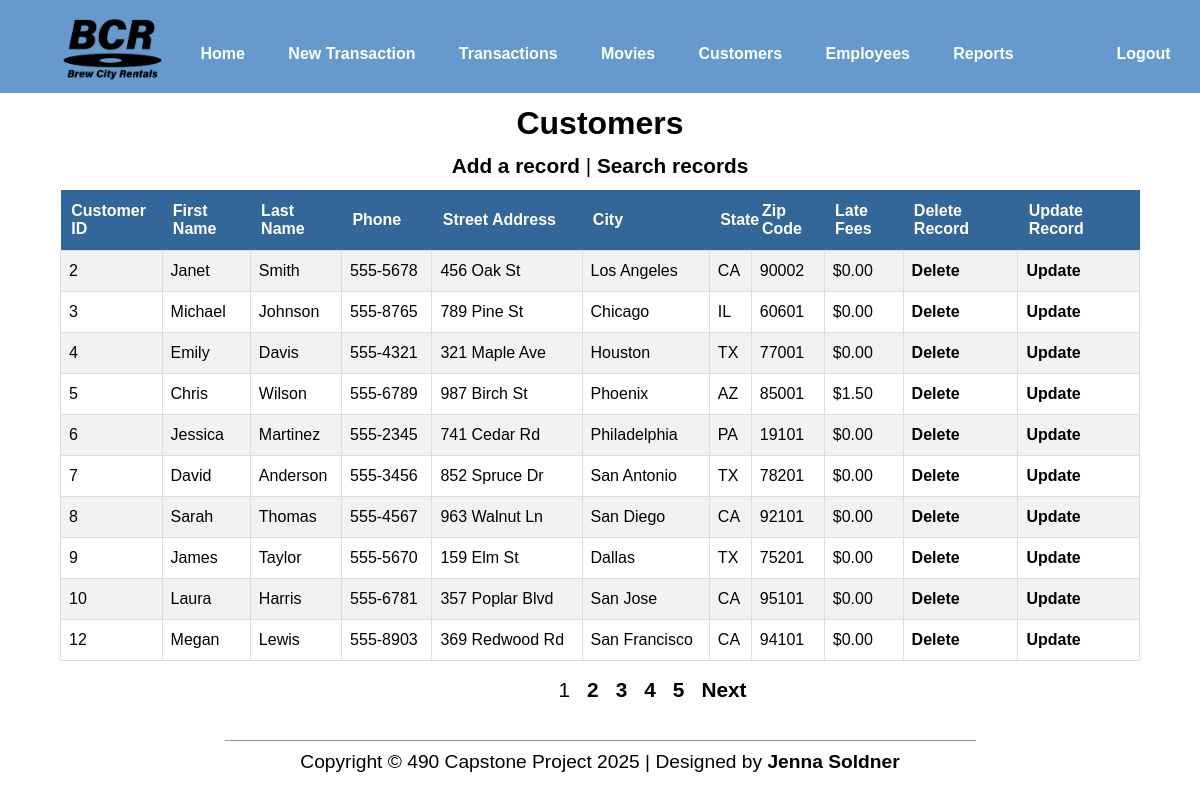
/htdocs/customers/index.php (signed in), run on the app's committed database.
### tables this page shows
CREATE TABLE `Customers` (
  `CustID` int NOT NULL,
  `FirstName` varchar(100) NOT NULL,
  `LastName` varchar(100) NOT NULL,
  `Phone` varchar(25) NOT NULL,
  `Email` varchar(250) NOT NULL,
  `StreetAdr` varchar(100) NOT NULL,
  `City` varchar(100) NOT NULL,
  `State` varchar(2) NOT NULL,
  `Zip` int NOT NULL,
  `LateFees` decimal(10,2) NOT NULL DEFAULT '0.00',
  `password` varchar(20) DEFAULT 'password'
);

### htdocs/customers/index.php (the view, shortened to what this page needs)
<?php
include ('../includes/header.php');
if (!isset($_SESSION['empid'])){
    echo("<h2>You are not logged in.</h2>
        <form action='login.php''>
            <input type='submit' name='submit' value='Login'/>
        </form>
    <p><br /><br /></p>");
    include ('../includes/footer.php');
	exit();
}else{
	require_once ('../../mysqli_connect.php');
	echo ("<center>");
	echo ("<h1 class='pagetitle'>Customers</h1>");
	echo ("<p id='searchUpdate'><a href=add.php id='add'>Add a record</a> | <a href=searchform.php id='search'>Search records</a></p>");
	$display = 10;
	if(isset($_GET['p'])&&is_numeric($_GET['p'])){
		$pages = $_GET['p'];
	}else{
        $query = "SELECT COUNT(CustID) FROM Customers";
		$result = @mysqli_query ($dbc, $query);
		$row = @mysqli_fetch_array($result, MYSQLI_NUM);
		$records = $row[0];
		if($records > $display){
			$pages = ceil($records/$display);
		}else{
			$pages = 1;
		}
	}
	if(isset($_GET['s'])&&is_numeric($_GET['s'])){
		$start = $_GET['s'];
	}else{
		$start = 0;
	}
    $query = "SELECT * FROM Customers LIMIT $start, $display";
	$result = @mysqli_query ($dbc, $query);
	echo "<table id='allTables'><tr>
    <th>Customer ID</th><th>First Name</th><th>Last Name</th><th>Phone</th><th>Street Address</th><th>City</th><th>State</th><th>Zip Code</th><th>Late Fees</th><th>Delete Record</th><th>Update Record</th></tr>";
    while ($row = mysqli_fetch_array($result, MYSQLI_ASSOC)) {
        echo "<tr><td>" . $row['CustID'] . "</td>";
        echo "<td>" . $row['FirstName'] . "</td>";
        echo "<td>" . $row['LastName'] . "</td>";
        echo "<td>" . $row['Phone'] . "</td>";
        echo "<td>" . $row['StreetAdr'] . "</td>";
        echo "<td>" . $row['City'] . "</td>";
        echo "<td>" . $row['State'] . "</td>";
        echo "<td>" . $row['Zip'] . "</td>";
        echo "<td>$" . $row['LateFees'] . "</td>";
		echo "<td><a href='delete.php?id=" . urlencode($row['CustID']) .
		"&fname=" . urlencode($row['FirstName']) .
		"&lname=" . urlencode($row['LastName']) . "'>Delete</a></td>";
		echo "<td><a href='updateform.php?id=" . $row['CustID'] . "&fname=" . urlencode($row['FirstName']) . "&lname=" . urlencode($row['LastName']) . "&phone=" . urlencode($row['Phone']) . "&street=" . urlencode($row['StreetAdr']) . "&city=" . urlencode($row['City']) . "&state=" . urlencode($row['State']) . "&zip=" . urlencode($row['Zip']) . "'>Update</a></td></tr>";
    }
    echo "</table>";
	if($pages>1){
		echo '<br/>
		<div style="width:90%; margin-left:auto; margin-left:auto;">
		<table id="paging"><tr>';
		$current_page = ($start/$display) + 1;
		for($i = 1; $i <= $pages; $i++){
			if($i != $current_page){
				echo '<td><a href="index.php?s='. (($display*($i-1))). '&p=' . $pages .'"> ' . $i . ' </a></td>';
			}else{
				echo '<td>'. $i. '</td>';
			}
		}
		if($current_page != $pages){
			echo '<td><a href="index.php?s=' .($start + $display). '&p='. $pages. '"> Next </a></td>';
		}
		echo '</tr></table></div>';
	}
	include ('../includes/footer.php');
}
?>

### htdocs/includes/header.php (shortened to what this page needs)
<html>
<body><center>
		<Table id="nav" width="100%" cellpadding="10"><tr><td align="right">
		<?
if (!isset($_SESSION['empid']) && !isset($_SESSION['email'])){
			echo ("
			<ul><a href='../Home/index.php'><img src='../includes/logo.png' id='logo' alt='logo'/></a>
			<li><a href='../Home/index.php'>Home</a></li>
			<li style='float:right'><a id='loginLogout' href='../Home/logincustomer.php'>Customer Login</a></li>
			<li style='float:right'><a id='loginLogout' href='../Home/login.php'>Employee Login</a></li>
			</ul>");
		}
		else {
			$empID = $_SESSION['empid'];
			require_once ('../../mysqli_connect.php');
			$query = "SELECT IsManager FROM Users WHERE EmpID = $empID";
			$result = @mysqli_query($dbc, $query);
			$user = @mysqli_fetch_array($result, MYSQLI_ASSOC);
			echo ("
					<ul><a href='../Home/index.php'><img src='../includes/logo.png' id='logo' alt='logo'/></a>
					<li><a href='../Home/index.php'>Home</a></li>
					<li><a href='../transactions/add.php'>New Transaction</a></li>
					<li><a href='../transactions/index.php'>Transactions</a></li>
					<li><a href='../movies/index.php'>Movies</a></li>
					<li><a href='../customers/index.php'>Customers</a></li>");
			if (!$user || $user['IsManager'] == 1) {
				echo("
				<li><a href='../employees/index.php'>Employees</a></li>
				<li><a href='../reports/index.php'>Reports</a></li>")	;
			}
			echo("
			<li style='float:right'><a id='loginLogout' href=../Home/logout.php>Logout</a></li>
			</ul>");
		}
		?>
		<p></td></tr></table>

### htdocs/includes/footer.php (shortened to what this page needs)
<div id="footer">
		<p>Copyright &copy; 490 Capstone Project 2025 | Designed by <a href="https://jsoldner.soisweb.uwm.edu/">Jenna Soldner</a></p>
	</div>
</body>
</html>

### data on the page
customers: CustID "2", FirstName "Janet", LastName "Smith", Phone "555-5678", StreetAdr "456 Oak St", City "Los Angeles", State "CA", Zip "90002", LateFees "0.00"
customers: CustID "3", FirstName "Michael", LastName "Johnson", Phone "555-8765", StreetAdr "789 Pine St", City "Chicago", State "IL", Zip "60601", LateFees "0.00"
customers: CustID "4", FirstName "Emily", LastName "Davis", Phone "555-4321", StreetAdr "321 Maple Ave", City "Houston", State "TX", Zip "77001", LateFees "0.00"
customers: CustID "5", FirstName "Chris", LastName "Wilson", Phone "555-6789", StreetAdr "987 Birch St", City "Phoenix", State "AZ", Zip "85001", LateFees "1.50"
customers: CustID "6", FirstName "Jessica", LastName "Martinez", Phone "555-2345", StreetAdr "741 Cedar Rd", City "Philadelphia", State "PA", Zip "19101", LateFees "0.00"
customers: CustID "7", FirstName "David", LastName "Anderson", Phone "555-3456", StreetAdr "852 Spruce Dr", City "San Antonio", State "TX", Zip "78201", LateFees "0.00"
customers: CustID "8", FirstName "Sarah", LastName "Thomas", Phone "555-4567", StreetAdr "963 Walnut Ln", City "San Diego", State "CA", Zip "92101", LateFees "0.00"
customers: CustID "9", FirstName "James", LastName "Taylor", Phone "555-5670", StreetAdr "159 Elm St", City "Dallas", State "TX", Zip "75201", LateFees "0.00"
customers: CustID "10", FirstName "Laura", LastName "Harris", Phone "555-6781", StreetAdr "357 Poplar Blvd", City "San Jose", State "CA", Zip "95101", LateFees "0.00"
customers: CustID "12", FirstName "Megan", LastName "Lewis", Phone "555-8903", StreetAdr "369 Redwood Rd", City "San Francisco", State "CA", Zip "94101", LateFees "0.00"
